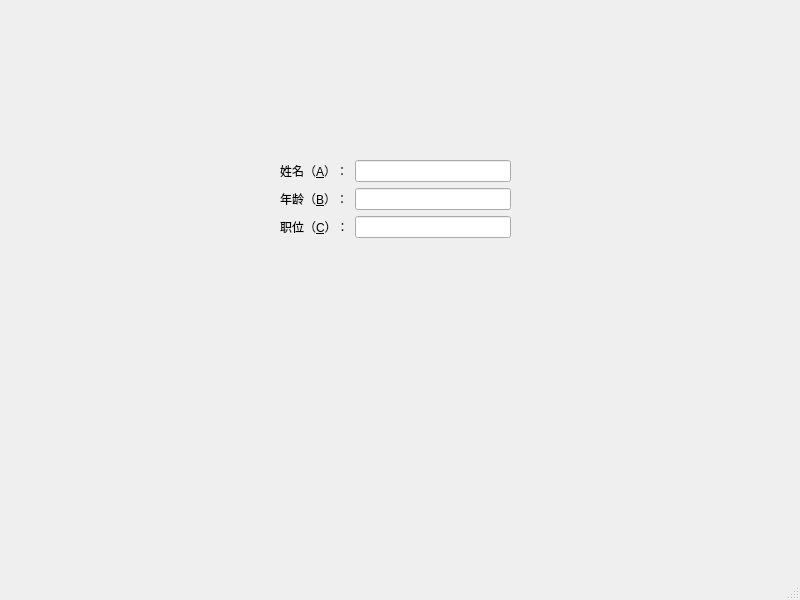
<?xml version="1.0" encoding="UTF-8"?>
<ui version="4.0">
 <class>MainWindow</class>
 <widget class="QMainWindow" name="MainWindow">
  <property name="geometry">
   <rect>
    <x>0</x>
    <y>0</y>
    <width>800</width>
    <height>600</height>
   </rect>
  </property>
  <property name="windowTitle">
   <string>MainWindow</string>
  </property>
  <widget class="QWidget" name="centralwidget">
   <widget class="QWidget" name="formLayoutWidget">
    <property name="geometry">
     <rect>
      <x>280</x>
      <y>160</y>
      <width>231</width>
      <height>91</height>
     </rect>
    </property>
    <layout class="QFormLayout" name="formLayout">
     <item row="0" column="0">
      <widget class="QLabel" name="label">
       <property name="text">
        <string>姓名（&amp;A）：</string>
       </property>
       <property name="buddy">
        <cstring>lineEdit</cstring>
       </property>
      </widget>
     </item>
     <item row="1" column="0">
      <widget class="QLabel" name="label_2">
       <property name="text">
        <string>年龄（&amp;B）：</string>
       </property>
       <property name="buddy">
        <cstring>lineEdit_2</cstring>
       </property>
      </widget>
     </item>
     <item row="2" column="0">
      <widget class="QLabel" name="label_3">
       <property name="text">
        <string>职位（&amp;C）：</string>
       </property>
       <property name="buddy">
        <cstring>lineEdit_3</cstring>
       </property>
      </widget>
     </item>
     <item row="0" column="1">
      <widget class="QLineEdit" name="lineEdit"/>
     </item>
     <item row="1" column="1">
      <widget class="QLineEdit" name="lineEdit_2"/>
     </item>
     <item row="2" column="1">
      <widget class="QLineEdit" name="lineEdit_3"/>
     </item>
    </layout>
   </widget>
  </widget>
  <widget class="QMenuBar" name="menubar">
   <property name="geometry">
    <rect>
     <x>0</x>
     <y>0</y>
     <width>800</width>
     <height>22</height>
    </rect>
   </property>
  </widget>
  <widget class="QStatusBar" name="statusbar"/>
 </widget>
 <resources/>
 <connections/>
</ui>
